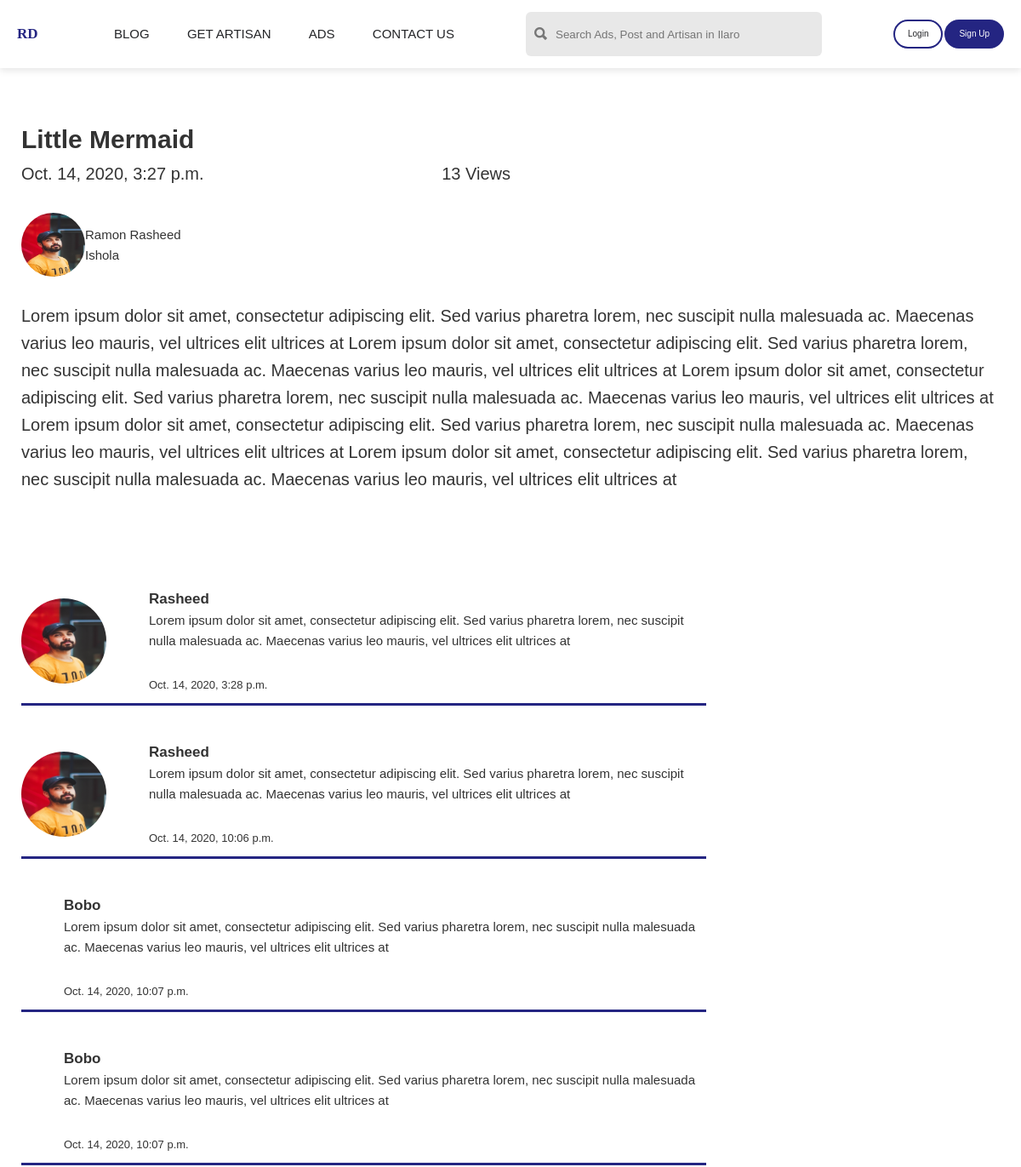
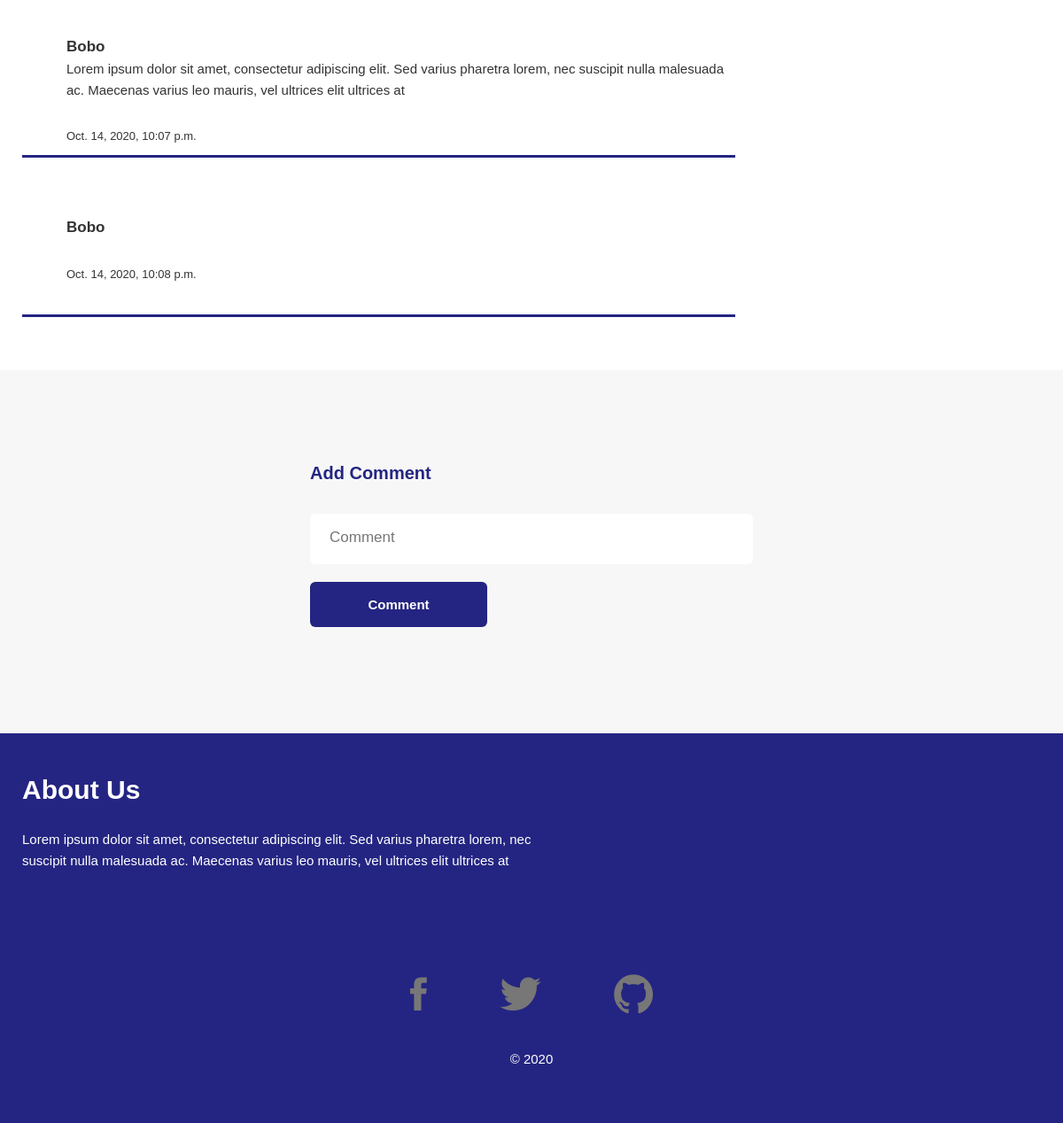
Screenshot of /blogs/95ec2c68e20d44e699e2eaf4488f50fd/ with the database file from the repository (2 pictures, top to bottom).
### main/models.py (models this page shows, shortened)
class ForumPost(models.Model):
    id = models.UUIDField(primary_key=True, default=uuid.uuid4, editable=False)
    user = models.ForeignKey(MyUser, on_delete=models.CASCADE, null=True)
    title = models.CharField(max_length=100)
    body = models.TextField(max_length=10000)
    views = models.PositiveIntegerField(default=0)
    created_at = models.DateTimeField(auto_now_add=True)

class Comment(models.Model):
    id = models.UUIDField(primary_key=True, default=uuid.uuid4, editable=False)
    post = models.ForeignKey(ForumPost, on_delete=models.CASCADE)
    user = models.ForeignKey(MyUser, on_delete=models.CASCADE)
    comment = models.CharField(max_length=1200)
    on = models.DateTimeField(auto_now_add=True)

### myAuth/models.py (models this page shows, shortened)
class MyUser(AbstractBaseUser):
    id = models.UUIDField(primary_key=True, default=uuid.uuid4, editable=False)
    email = models.EmailField(verbose_name="email", max_length=60, unique=True)
    date_joined = models.DateTimeField(
        verbose_name='date joined', auto_now_add=True)
    last_login = models.DateTimeField(verbose_name='last login', auto_now=True)
    is_admin = models.BooleanField(default=False)
    is_active = models.BooleanField(default=True)
    is_staff = models.BooleanField(default=False)
    is_superuser = models.BooleanField(default=False)
    fullname = models.CharField(max_length=60)
    phone = models.PositiveIntegerField()
    photo = models.ImageField(default="default.jpg")
    is_artisan = models.BooleanField(default=False)
    USERNAME_FIELD = 'email'
    REQUIRED_FIELDS = ['fullname', 'phone']
    objects = MyUserManager()
    def get_name(self):
        name = self.fullname.split(" ")[1]
        return name

### main/views.py (the view)
# urls.py: path("blogs/<str:id>/", blog_details_view, name="blog_details_view"),
def blog_details_view(request, id):
    post = get_object_or_404(ForumPost, id=id)
    comments = Comment.objects.filter(post=post.id)
    context = {
        "post": post,
        "comments": comments
    }
    post.views += 1
    post.save()
    return render(request, "blog/blogDetails.html", context)

### razboy/middwares.py (called while the page is built)
def open_access_middleware(get_response):
    def middleware(request):
        response = get_response(request)
        response["Access-Control-Allow-Origin"] = "*"
        response["Access-Control-Allow-Headers"] = "*"
        return response
    return middleware

### templates/blog/blogDetails.html (shortened to what this page needs)
{% extends 'base.html' %}
{% block r %}r{% endblock r %}
{% block content %}
<section class="blog_details">
    <div class="blog_details-head">
        <h2>{{ post.title }}</h2>
        <div class="details-date">
            <span>{{ post.created_at }}</span>
            <span>{{ post.views }} Views</span>
        </div>
        <div class="details-user">
            <img src="{{ post.user.photo.url }}" alt="">
            <span>{{ post.user.fullname }}</span>
        </div>
        <div class="blog_details-body">
            <p>{{ post.body }}</p>
        </div>
    </div>
    <div class="comment-section">
        {% for comment in comments %}
        <div class="comment">
            <img src="{{ comment.user.photo.url }}" alt="">
            <div class="com-details">
                <h4>{{ comment.user.get_name }}</h4>
                <p>{{ comment.comment }}</p>
                <span>{{ comment.on }}</span>
            </div>
        </div>
        {% endfor %}
    </div>
</section>
<section class="new-comment">
    <form action="{% url 'new_comment' post.id %}" method="POST">
        <h2 class="form-head">Add Comment</h2>
        <div class="form-group">
            <input type="text" name="comment" id="" placeholder="Comment">
        </div>
        <div class="form-group">
            <button type="submit" class="btn-comment">Comment</button>
        </div>
    </form>
</section>
{% endblock content %}

### static/css/style.css (style rules this page uses)
button,a { cursor: pointer; }
html { font-size: 62.5%; }
body { font-size: 1rem; font-family: "Gill Sans", sans-serif; color: #777; line-height: 1.6; font-weight: 300; position: relative; }
.form-group { margin-bottom: 2rem; }
.form-group input, .form-group textarea { padding: 1.7rem 2.2rem; width: 100%; border: none; background-color: #fff; border-radius: 0.6rem; outline: none; color: #000; font-family: inherit; border-bottom: 3px solid transparent; font-size: 1.7rem; }
.form-group input::placeholder { color: #777; font-family: inherit; font-weight: 500; }
.blog_details { padding: 3rem 2.5rem; width: 100%; }
.blog_details-head { width: 100%; margin-top: 3rem; }
.blog_details-head h2 { font-size: 3rem; color: #333333; }
.details-date { width: 50%; display: flex; justify-content: space-between; align-items: center; }
.details-date span { font-size: 2rem; color: #333333; }
.blog_details-body { margin: 3rem 0; }
.blog_details-body p { font-size: 2rem; color: #333333; }
.comment-section { width: 100%; margin-top: 10rem; }
.comment { width: 70%; display: flex; align-items: center; margin-bottom: 3rem; height: 15rem; border-bottom: 3px solid #242582; }
.comment img { width: auto; height: 10rem; border-radius: 50%; }
.com-details { margin-left: 5rem; }
.com-details h4 { font-size: 1.7rem; color: #333333; }
.com-details p { font-size: 1.5rem; color: #333333; }
.com-details span { font-size: 1.3rem; color: #333333; margin-top: 3rem; display: block; }
.new-comment { width: 100%; background-color: #f7f7f7; display: flex; justify-content: center; align-items: center; padding: 10rem 0; }
.new-comment form { width: 50rem; }
.new-comment form h2 { font-size: 2rem; color: #242582; margin-bottom: 3rem; }
.btn-comment { width: 40%; background-color: #242582; color: #fff; font-size: 1.5rem; font-weight: 700; padding: 1.7rem; border: none; border-radius: 6px; }
.details-user { width: 20%; display: flex; justify-content: space-between; align-items: center; margin-top: 3rem; }
.details-user img { width: auto; height: 7.5rem; border-radius: 50%; }
.details-user span { font-size: 1.5rem; color: #333333; }

### rows the page displays
ForumPost: title "Little Mermaid", created_at "Oct. 14, 2020, 3:27 p.m.", views "13", user.photo (picture), user.fullname "Ramon Rasheed Ishola", body "Lorem ipsum dolor sit amet, consectetur adipiscing elit. Sed varius pharetra lorem, nec suscipit nulla malesuada ac. Maecenas varius leo mauris, vel ultrices elit ultrices at Lorem ipsum dolor sit amet, consectetur adipiscing elit. Sed varius pharetra lorem, nec suscipit nulla malesuada ac. Maecenas varius leo mauris, vel ultrices elit ultrices at Lorem ipsum dolor sit amet, consectetur adipiscing elit. Sed varius pharetra lorem, nec suscipit nulla malesuada ac. Maecenas varius leo mauris, vel ultrices elit ultrices at Lorem ipsum dolor sit amet, consectetur adipiscing elit. Sed varius pharetra lorem, nec suscipit nulla malesuada ac. Maecenas varius leo mauris, vel ultrices elit ultrices at…"
Comment: user.photo (picture), user.get_name "Rasheed", comment "Lorem ipsum dolor sit amet, consectetur adipiscing elit. Sed varius pharetra lorem, nec suscipit nulla malesuada ac. Maecenas varius leo mauris, vel ultrices elit ultrices at", on "Oct. 14, 2020, 3:28 p.m."
Comment: user.photo (picture), user.get_name "Rasheed", comment "Lorem ipsum dolor sit amet, consectetur adipiscing elit. Sed varius pharetra lorem, nec suscipit nulla malesuada ac. Maecenas varius leo mauris, vel ultrices elit ultrices at", on "Oct. 14, 2020, 10:06 p.m."
Comment: user.get_name "Bobo", comment "Lorem ipsum dolor sit amet, consectetur adipiscing elit. Sed varius pharetra lorem, nec suscipit nulla malesuada ac. Maecenas varius leo mauris, vel ultrices elit ultrices at", on "Oct. 14, 2020, 10:07 p.m."
Comment: user.get_name "Bobo", comment "Lorem ipsum dolor sit amet, consectetur adipiscing elit. Sed varius pharetra lorem, nec suscipit nulla malesuada ac. Maecenas varius leo mauris, vel ultrices elit ultrices at", on "Oct. 14, 2020, 10:07 p.m."
Comment: user.get_name "Bobo", comment "Lorem ipsum dolor sit amet, consectetur adipiscing elit. Sed varius pharetra lorem, nec suscipit nulla malesuada ac. Maecenas varius leo mauris, vel ultrices elit ultrices at", on "Oct. 14, 2020, 10:07 p.m."
Comment: user.get_name "Bobo", on "Oct. 14, 2020, 10:08 p.m."
